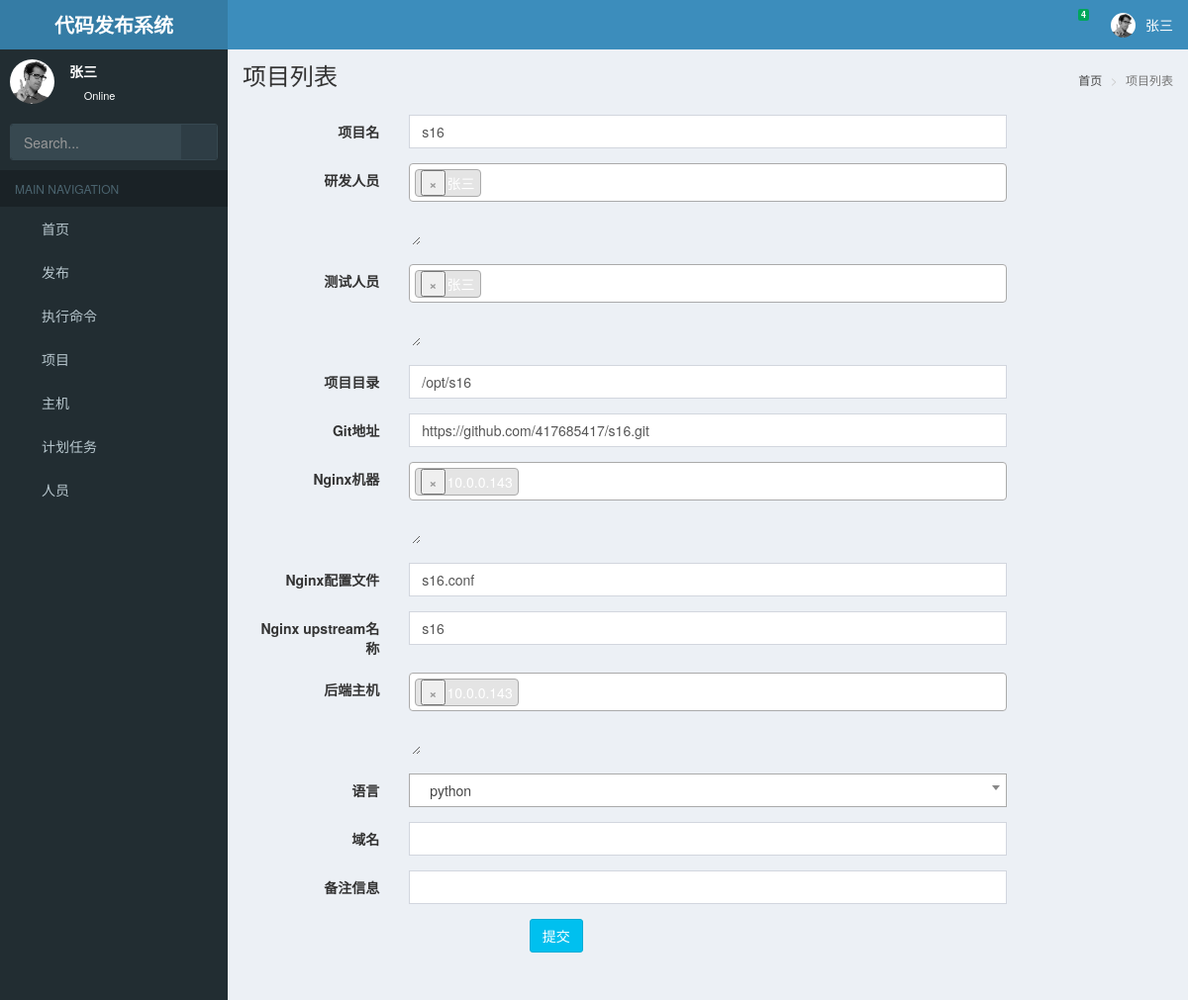
The page /editteam/2/ (signed in) on the database its author committed.
### web/models.py (models this page shows, shortened)
class UserProfile(models.Model):
    name = models.CharField(verbose_name="用户名称", max_length=200)
    email = models.CharField(verbose_name="邮箱地址", max_length=200)
    password = models.CharField(verbose_name="密码", max_length=200)
    role = models.CharField(verbose_name='角色', choices=(("0", "开发"), ("1", "测试"), ("2", '运维')), default="0",
                            max_length=10)
    isAdmin = models.CharField(verbose_name='管理员', choices=(("0", "Admin"), ("1", "普通")), default="1",
                            max_length=10)
    create_time = models.DateTimeField("创建时间", auto_now_add=True)
    phone=models.CharField(verbose_name='手机号',blank=True,null=True,max_length=11)
    class Meta:
        ordering = ['-create_time']
    def __str__(self):
        return self.name

class Team(models.Model):
    Language = (
        ("0", 'python'),
        ("1", "java"),
        ("2", 'go'),
        ("3", "php"),
        ("4", "html")
    )
    name = models.CharField(verbose_name='项目名', max_length=200, unique=True)
    user_id = models.ManyToManyField('UserProfile', related_name='研发人员', verbose_name="研发人员")
    test_user = models.ManyToManyField('UserProfile', related_name='测试人员', verbose_name="测试人员")
    path = models.CharField(verbose_name='项目目录', max_length=200)
    git_path = models.CharField(verbose_name='git地址', max_length=200)
    nginxhost = models.ManyToManyField('Host', verbose_name='nginx机器', related_name="nginx", )
    nginxconf = models.CharField(verbose_name='nginx配置文件', max_length=200, null=True, blank=True)
    nginxupstream = models.CharField(verbose_name='nginx upstream名称', max_length=200, null=True, blank=True)
    host = models.ManyToManyField('Host', verbose_name='后端主机', related_name="upstarm机器")
    language = models.CharField(verbose_name='语言', choices=Language, default="0", max_length=20)
    domain=models.CharField(verbose_name='域名',null=True,blank=True,max_length=100)
    note = models.CharField(verbose_name='备注信息', max_length=218, null=True, blank=True)
    create_time = models.DateTimeField("创建时间", auto_now_add=True)
    class Meta:
        ordering = ("-create_time",)

### web/teams.py (the view, shortened to what this page needs)
# urls.py: url(r'^editteam/(?P<pk>\d+)/$', createteam, name='editteam'),
def createteam(request,pk=0):
    team=Team.objects.filter(pk=pk).first()
    teamfrom=TeamForm(instance=team)
    return TemplateResponse(request,'team_create.html',{'form':teamfrom,'pk':pk,"page_title":"项目列表",})

### web/team_from.py (shortened to what this page needs)
class TeamForm(ModelFormNew):
    class Meta:
        model=Team
        fields='__all__'

### utils/auth.py (called while the page is built)
    def process_request(self, request):
        if request.path_info.startswith('/admin/'):
            return
        if request.path_info in [reverse('login')]:
            return
        pk = request.session.get('user_id')
        user = models.UserProfile.objects.filter(pk=pk).first()
        if user:
            request.account = user
        else:
            return redirect(reverse('login'))

    def process_template_response(self,request,response):
        response.context_data.update({'user':request.account})
        return response

### web/models.py (called while the page is built)
    def __str__(self):
        return self.hostip

### templates/team_create.html (shortened to what this page needs)
{% extends 'master/base.html' %}
{% block content %}
<form class="form-horizontal" id="createForm" action="" method="post">{% csrf_token %}
  <div class="box-body">
  {% for field in form %}
    <div class="form-group{% if field.errors %} has-error{% endif %}">
        <label class="col-sm-2 control-label">{{ field.label }}
        </label>
        <div class="col-sm-8">
            {{ field }}
        </div>
    </div>
    {% endfor %}
    <div class="text-center col-sm-8">
        <button id="createBtn" type="button" class="btn btn-info">提交</button>
    </div>
  </div>
</form>
{% endblock %}

### templates/master/header.html (shortened to what this page needs)
{% load static %}
<header class="main-header">
  <a href="/" class="logo">
    <span class="logo-lg"><b>代码发布系统</b></span>
  </a>
  <nav class="navbar navbar-static-top">
    <a href="#" class="sidebar-toggle" data-toggle="push-menu" role="button">
    </a>
    <div class="navbar-custom-menu">
      <ul class="nav navbar-nav">
        <li class="dropdown messages-menu">
          <a href="#" class="dropdown-toggle" data-toggle="dropdown">
            <i class="fa fa-envelope-o"></i>
            <span class="label label-success">4</span>
          </a>
        </li>
        <li class="dropdown user user-menu">
          <a href="#" class="dropdown-toggle" data-toggle="dropdown">
              <img src="{% static 'AdminLTE/img/user2-160x160.jpg' %}" class="user-image" alt="User Image">
            <span class="hidden-xs">{{ user.name }}</span>
          </a>
        </li>
      </ul>
    </div>
  </nav>
</header>

### templates/master/sidebar.html (shortened to what this page needs)
{% load static %}
<aside class="main-sidebar">
    <section class="sidebar">
        <div class="user-panel">
            <div class="pull-left image">
                <img src="{% static 'AdminLTE/img/user2-160x160.jpg' %}" class="img-circle" alt="User Image">
            </div>
            <div class="pull-left info">
                <p>{{ user.name }}</p>
                <a href="#"><i class="fa fa-circle text-success"></i> Online</a>
            </div>
        </div>
        <form action="#" method="get" class="sidebar-form">
            <div class="input-group">
                <input disabled type="text" name="q" class="form-control" placeholder="Search...">
                <span class="input-group-btn">
              <button disabled type="submit" name="search" id="search-btn" class="btn btn-flat"><i
                      class="fa fa-search"></i>
              </button>
            </span>
            </div>
        </form>
        <ul class="sidebar-menu" data-widget="tree">
            <li class="header">MAIN NAVIGATION</li>
            <li id="dashboard"><a href="#"><i class="fa fa-dashboard"></i> <span>首页</span></a></li>
            <li id="menu_issue" class="treeview">
                <a href="#">
                    <i class="fa fa-server"></i> <span>发布</span>
                    <span class="pull-right-container">
              <i class="fa fa-angle-left pull-right"></i>
            </span>
                </a>
            </li>
            <li id="command"><a href="{% url 'commall' %}"><i class="fa fa-file-code-o"></i> <span>执行命令</span></a></li>
            <li id="project"><a href="{% url 'teamall' %}"><i class="fa fa-share-alt"></i> <span>项目</span></a></li>
            <li id="hosts"><a href="{% url 'hostall' %}"><i class="fa fa-server"></i> <span>主机</span></a></li>
            <li id="crons"><a href="{% url 'cronall' %}"><i class="fa fa-safari"></i> <span>计划任务</span></a></li>
            {% if user.isAdmin == "0" %}
                <li id="users"><a href="{% url 'userall' %}"><i class="fa fa-user"></i> <span>人员</span></a></li>
            {% endif %}
        </ul>
    </section>
</aside>

### rows shown on the page
UserProfile: name "张三"
Team: form "s16" "/opt/s16" "https://github.com/417685417/s16.git" "s16.conf" "s16"

### other values the page prints
{{ page_title }} "项目列表"
{{ field.label }} "项目名" "研发人员" "测试人员" "项目目录" "Git地址" "Nginx机器" "Nginx配置文件" "Nginx upstream名称" "后端主机" "语言" "域名" "备注信息"
